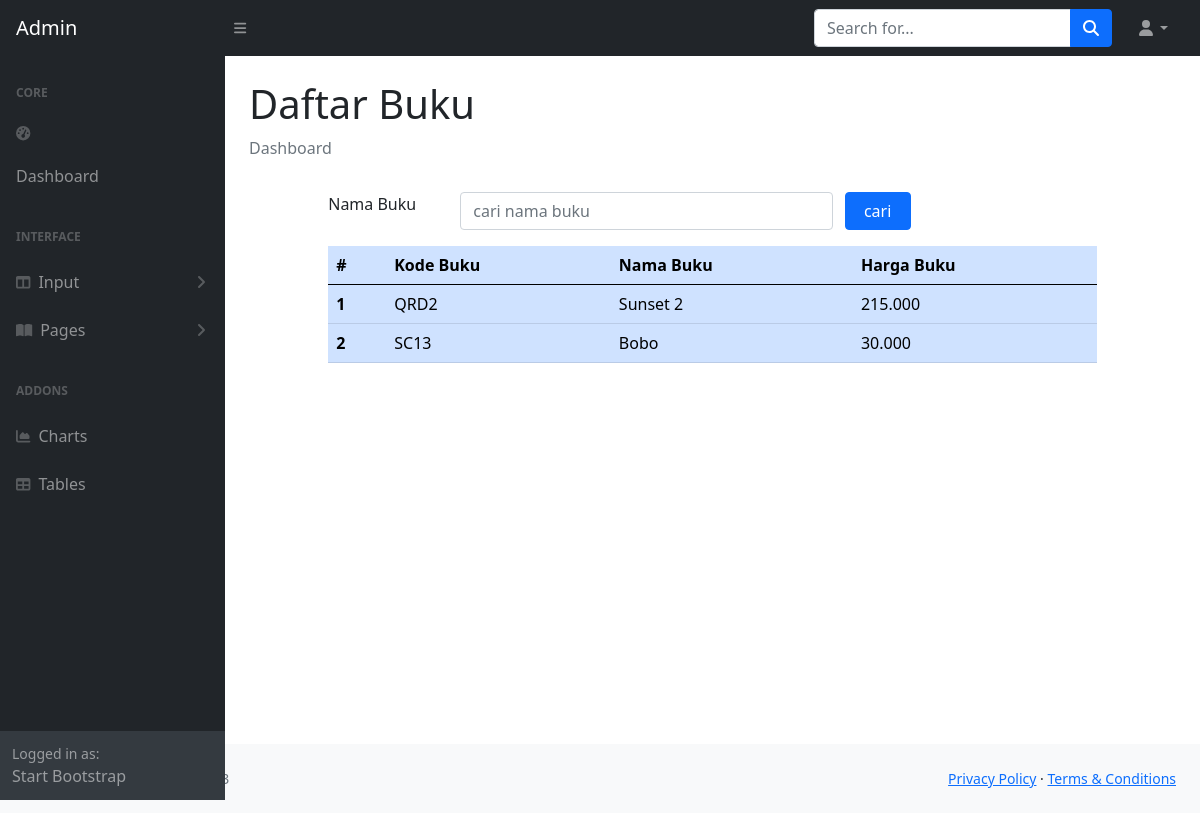
/daftarbuku.php, run on the app's committed database.
### tables this page shows
CREATE TABLE `buku` (
  `bukuKODE` char(4) NOT NULL,
  `bukuJUDUL` varchar(100) NOT NULL,
  `bukuHARGA` varchar(20) NOT NULL
);

### daftarbuku.php (the view, shortened to what this page needs)
<html lang="en">
    <?php include "include/head.php";?>
    <body class="sb-nav-fixed">
        <?php include "include/menunav.php";?>
        <div id="layoutSidenav">
            <?php include "include/menu.php";?>
            <div id="layoutSidenav_content">
                <main>
                    <div class="container-fluid px-4">
                        <h1 class="mt-4">Daftar Buku</h1>
                        <ol class="breadcrumb mb-4">
                            <li class="breadcrumb-item active">Dashboard</li>
                        </ol>
						<?php
    include 'include/config.php';
?>
<head>
  <link rel="stylesheet" type="text/css" href="css/bootstrap.min.css">
  <link rel="stylesheet" type="text/css" href="https://cdnjs.cloudflare.com/ajax/libs/select2/4.0.13/css/select2.min.css">
  <link rel="stylesheet" href="https://cdn.jsdelivr.net/npm/bootstrap-icons@1.10.2/font/bootstrap-icons.css">
</head>
<body>
<div class="row">
<div class="col-sm-1"></div>
<div class="col-sm-10">
<form method="post">
    <div class="form-group row mb-2 mt-2">
      <label for="search" class="col-sm-2">Nama Buku</label>
      <div class="col-sm-6">
        <input type="text" name="search" class="form-control" id="search" value="<?php if (isset($_POST["search"]))
        {echo $_POST["search"];}?>" placeholder="cari nama buku">
      </div>
      <input type="submit" name="kirim" value="cari" class="col-sm-1 btn btn-primary">
    </div>
</form>
<table class="table table-hover table-primary">
  <thead>
    <tr>
      <th scope="col">#</th>
      <th scope="col">Kode Buku</th>
      <th scope="col">Nama Buku</th>
      <th scope="col">Harga Buku</th>
    </tr>
  </thead>
  <tbody>
  <?php
if (isset($_POST["kirim"]))
{
  $search = $_POST["search"];
  $query = mysqli_query($connection, " select buku.*from buku
      where bukuJUDUL like '%".$search."%'");}
    else{
      $query = mysqli_query($connection, "select buku.* from buku");}
      $nomor = 1;
      while($row = mysqli_fetch_array($query))
      {
      ?>
    <tr>
      <th><?php echo $nomor;?></th>
      <td><?php echo $row['bukuKODE'];?></td>
      <td><?php echo $row['bukuJUDUL'];?></td>
      <td><?php echo $row['bukuHARGA'];?></td>
    <?php $nomor = $nomor + 1; ?>
    <?php } ?>
  </tbody>
</table>
</div>
</div>
</body>
        </div>
    </div>
</body>
                <?php include "include/footer.php";?>
    </body>
</html>

### data on the page
buku: bukuKODE "QRD2", bukuJUDUL "Sunset 2", bukuHARGA "215.000"
buku: bukuKODE "SC13", bukuJUDUL "Bobo", bukuHARGA "30.000"
